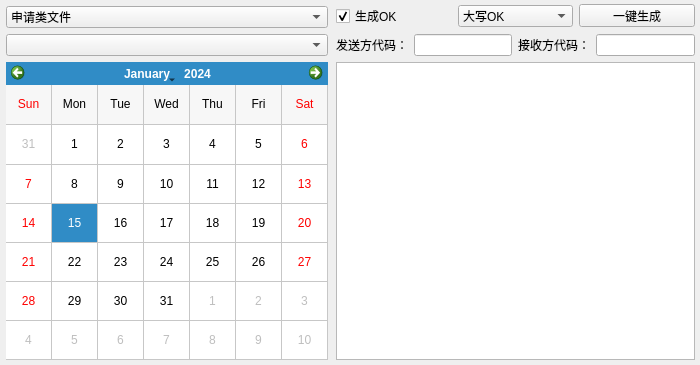
<?xml version="1.0" encoding="UTF-8"?>
<ui version="4.0">
 <class>CreateOFDWindow</class>
 <widget class="QDialog" name="CreateOFDWindow">
  <property name="geometry">
   <rect>
    <x>0</x>
    <y>0</y>
    <width>700</width>
    <height>365</height>
   </rect>
  </property>
  <property name="sizePolicy">
   <sizepolicy hsizetype="Fixed" vsizetype="Fixed">
    <horstretch>0</horstretch>
    <verstretch>0</verstretch>
   </sizepolicy>
  </property>
  <property name="minimumSize">
   <size>
    <width>700</width>
    <height>365</height>
   </size>
  </property>
  <property name="maximumSize">
   <size>
    <width>700</width>
    <height>365</height>
   </size>
  </property>
  <property name="windowTitle">
   <string/>
  </property>
  <property name="windowIcon">
   <iconset resource="../res.qrc">
    <normaloff>:/res/icon.ico</normaloff>:/res/icon.ico</iconset>
  </property>
  <widget class="QWidget" name="centralWidget" native="true">
   <property name="geometry">
    <rect>
     <x>0</x>
     <y>0</y>
     <width>700</width>
     <height>375</height>
    </rect>
   </property>
   <property name="sizePolicy">
    <sizepolicy hsizetype="Expanding" vsizetype="Expanding">
     <horstretch>0</horstretch>
     <verstretch>0</verstretch>
    </sizepolicy>
   </property>
   <widget class="QWidget" name="layoutWidget">
    <property name="geometry">
     <rect>
      <x>0</x>
      <y>0</y>
      <width>331</width>
      <height>371</height>
     </rect>
    </property>
    <layout class="QVBoxLayout" name="verticalLayout">
     <property name="leftMargin">
      <number>6</number>
     </property>
     <property name="topMargin">
      <number>6</number>
     </property>
     <property name="rightMargin">
      <number>3</number>
     </property>
     <property name="bottomMargin">
      <number>11</number>
     </property>
     <item>
      <widget class="QComboBox" name="comboBox">
       <item>
        <property name="text">
         <string>申请类文件</string>
        </property>
       </item>
       <item>
        <property name="text">
         <string>信息类文件</string>
        </property>
       </item>
       <item>
        <property name="text">
         <string>确认类文件</string>
        </property>
       </item>
      </widget>
     </item>
     <item>
      <widget class="QComboBox" name="comboBox_2"/>
     </item>
     <item>
      <widget class="QCalendarWidget" name="calendarWidget">
       <property name="firstDayOfWeek">
        <enum>Qt::Sunday</enum>
       </property>
       <property name="gridVisible">
        <bool>true</bool>
       </property>
       <property name="horizontalHeaderFormat">
        <enum>QCalendarWidget::ShortDayNames</enum>
       </property>
       <property name="verticalHeaderFormat">
        <enum>QCalendarWidget::NoVerticalHeader</enum>
       </property>
       <property name="dateEditAcceptDelay">
        <number>300</number>
       </property>
      </widget>
     </item>
    </layout>
   </widget>
   <widget class="QWidget" name="layoutWidget">
    <property name="geometry">
     <rect>
      <x>330</x>
      <y>-2</y>
      <width>371</width>
      <height>371</height>
     </rect>
    </property>
    <layout class="QVBoxLayout" name="verticalLayout_2">
     <property name="leftMargin">
      <number>6</number>
     </property>
     <property name="topMargin">
      <number>6</number>
     </property>
     <property name="rightMargin">
      <number>6</number>
     </property>
     <property name="bottomMargin">
      <number>9</number>
     </property>
     <item>
      <layout class="QHBoxLayout" name="horizontalLayout">
       <item>
        <widget class="QCheckBox" name="checkBox">
         <property name="toolTip">
          <string>生成OK文件，方便通过FDEP发送</string>
         </property>
         <property name="text">
          <string>生成OK</string>
         </property>
         <property name="checked">
          <bool>true</bool>
         </property>
        </widget>
       </item>
       <item>
        <widget class="QComboBox" name="comboBox_3">
         <property name="enabled">
          <bool>true</bool>
         </property>
         <item>
          <property name="text">
           <string>大写OK</string>
          </property>
         </item>
         <item>
          <property name="text">
           <string>小写OK</string>
          </property>
         </item>
        </widget>
       </item>
       <item>
        <widget class="QPushButton" name="pushButton">
         <property name="sizePolicy">
          <sizepolicy hsizetype="Minimum" vsizetype="Fixed">
           <horstretch>0</horstretch>
           <verstretch>0</verstretch>
          </sizepolicy>
         </property>
         <property name="minimumSize">
          <size>
           <width>0</width>
           <height>23</height>
          </size>
         </property>
         <property name="maximumSize">
          <size>
           <width>16777215</width>
           <height>23</height>
          </size>
         </property>
         <property name="focusPolicy">
          <enum>Qt::NoFocus</enum>
         </property>
         <property name="text">
          <string>一键生成</string>
         </property>
        </widget>
       </item>
      </layout>
     </item>
     <item>
      <layout class="QHBoxLayout" name="horizontalLayout_2">
       <item>
        <widget class="QLabel" name="label">
         <property name="text">
          <string>发送方代码：</string>
         </property>
        </widget>
       </item>
       <item>
        <widget class="QLineEdit" name="lineEditSendCode">
         <property name="toolTip">
          <string>填写文件交互的TA代码</string>
         </property>
        </widget>
       </item>
       <item>
        <widget class="QLabel" name="label_2">
         <property name="text">
          <string>接收方代码：</string>
         </property>
        </widget>
       </item>
       <item>
        <widget class="QLineEdit" name="lineEditRecvCode">
         <property name="toolTip">
          <string>填写文件交互的销售商代码</string>
         </property>
        </widget>
       </item>
      </layout>
     </item>
     <item>
      <widget class="QTextEdit" name="logOut">
       <property name="focusPolicy">
        <enum>Qt::ClickFocus</enum>
       </property>
      </widget>
     </item>
    </layout>
   </widget>
  </widget>
 </widget>
 <layoutdefault spacing="6" margin="11"/>
 <resources>
  <include location="../res.qrc"/>
 </resources>
 <connections/>
</ui>
